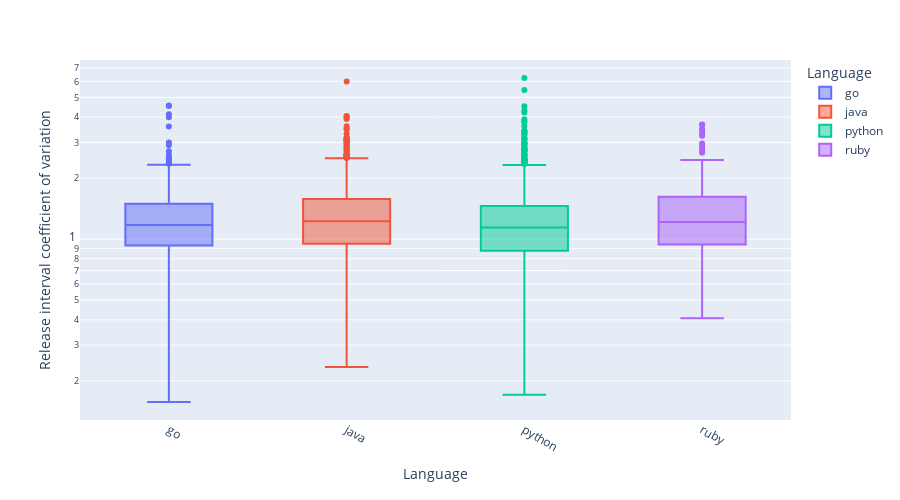

Notebook code for this chart:
### Code cell
from plotly.express import box

fig = box(releases, x="language", y="release_dates_diffs_cv", color="language", 
          labels={"language": "Language", "release_dates_diffs_cv": "Release interval coefficient of variation"}, height=500, log_y=True)

fig.update_xaxes(tickangle=30)

fig.show()

### Figure 1 — Plotly figure (JSON) as saved in the notebook; plotly's stock layout.template omitted (floating-point values rounded to 4 significant figures; data arrays with more than 128 entries replaced by an {"elided": "..."} marker saying what was removed)
{"data": [{"alignmentgroup": "True", "hovertemplate": "Language=%{x}<br>Release interval coefficient of variation=%{y}<extra></extra>", "legendgroup": "go", "marker": {"color": "#636efa"}, "name": "go", "notched": false, "offsetgroup": "go", "orientation": "v", "showlegend": true, "type": "box", "x": {"elided": "447 str values"}, "x0": " ", "xaxis": "x", "y": {"elided": "447 float values"}, "y0": " ", "yaxis": "y"}, {"alignmentgroup": "True", "hovertemplate": "Language=%{x}<br>Release interval coefficient of variation=%{y}<extra></extra>", "legendgroup": "java", "marker": {"color": "#EF553B"}, "name": "java", "notched": false, "offsetgroup": "java", "orientation": "v", "showlegend": true, "type": "box", "x": {"elided": "950 str values"}, "x0": " ", "xaxis": "x", "y": {"elided": "950 float values"}, "y0": " ", "yaxis": "y"}, {"alignmentgroup": "True", "hovertemplate": "Language=%{x}<br>Release interval coefficient of variation=%{y}<extra></extra>", "legendgroup": "python", "marker": {"color": "#00cc96"}, "name": "python", "notched": false, "offsetgroup": "python", "orientation": "v", "showlegend": true, "type": "box", "x": {"elided": "1544 str values"}, "x0": " ", "xaxis": "x", "y": {"elided": "1544 float values"}, "y0": " ", "yaxis": "y"}, {"alignmentgroup": "True", "hovertemplate": "Language=%{x}<br>Release interval coefficient of variation=%{y}<extra></extra>", "legendgroup": "ruby", "marker": {"color": "#ab63fa"}, "name": "ruby", "notched": false, "offsetgroup": "ruby", "orientation": "v", "showlegend": true, "type": "box", "x": {"elided": "287 str values"}, "x0": " ", "xaxis": "x", "y": {"elided": "287 float values"}, "y0": " ", "yaxis": "y"}], "layout": {"boxmode": "overlay", "height": 500, "legend": {"title": {"text": "Language"}, "tracegroupgap": 0}, "margin": {"t": 60}, "xaxis": {"anchor": "y", "categoryarray": ["go", "java", "python", "ruby"], "categoryorder": "array", "domain": [0, 1], "tickangle": 30, "title": {"text": "Language"}}, "yaxis": {"anchor": "x", "domain": [0, 1], "title": {"text": "Release interval coefficient of variation"}, "type": "log"}}}
